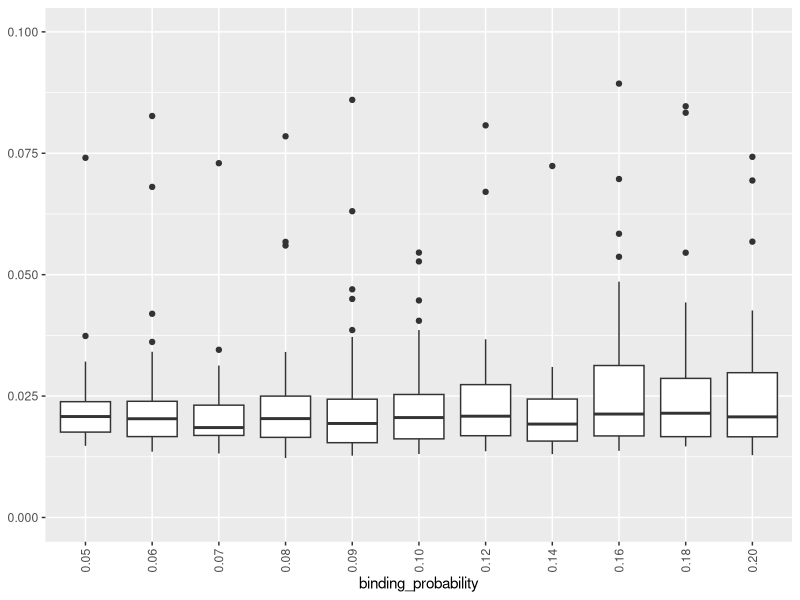
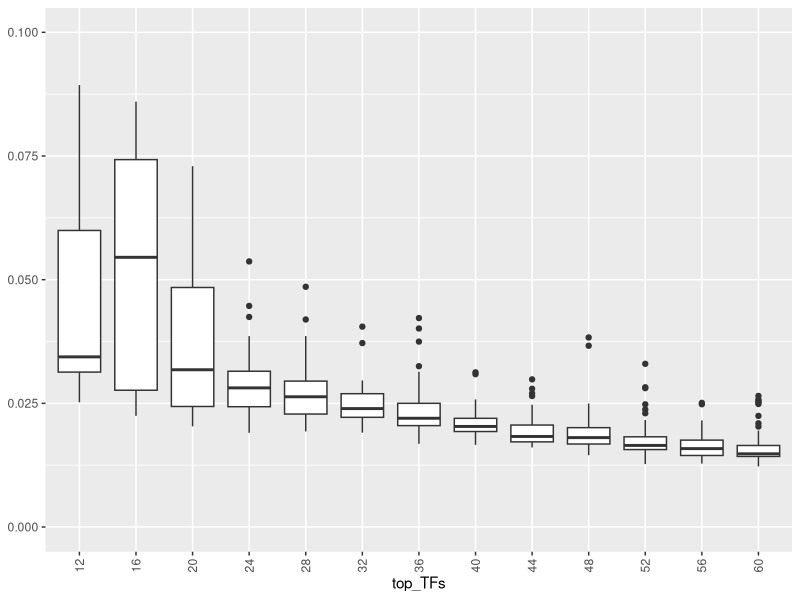
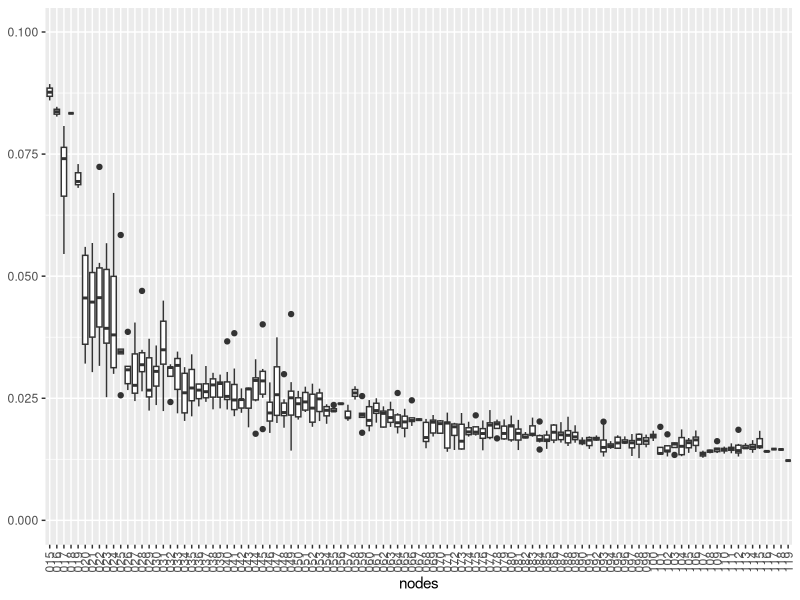
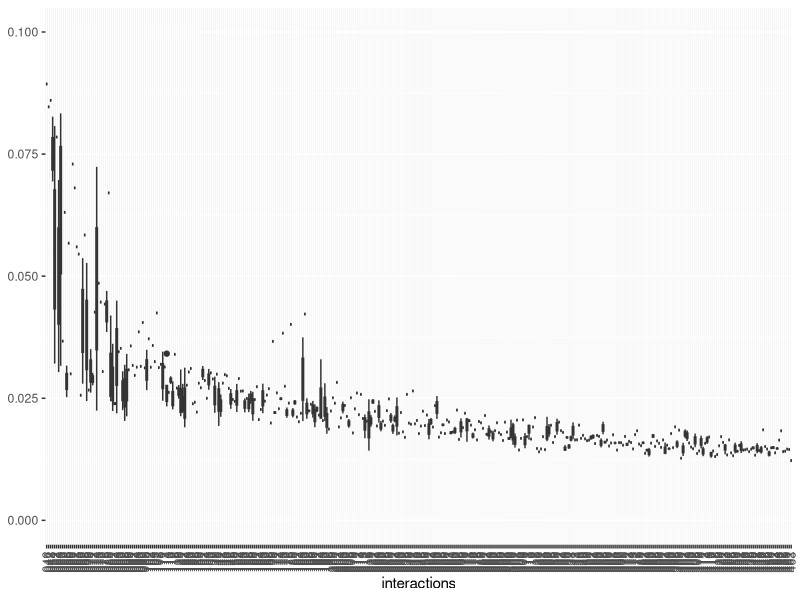
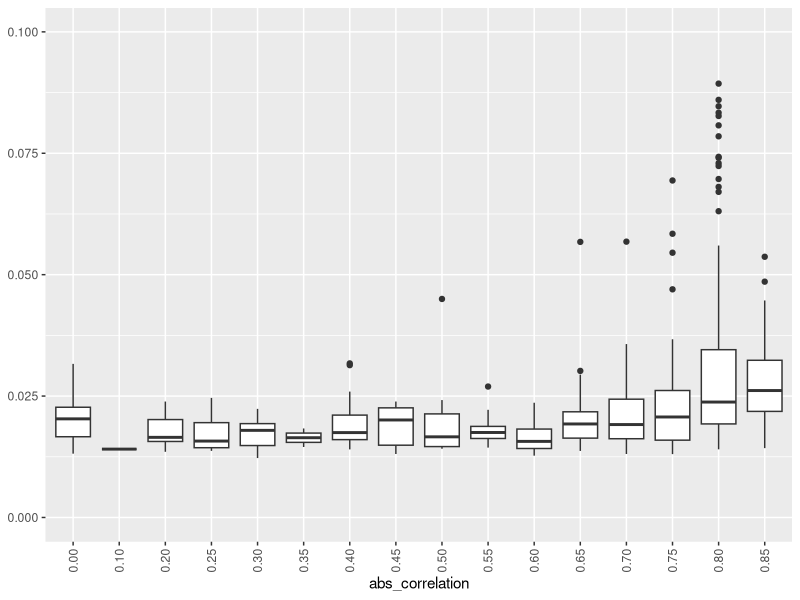
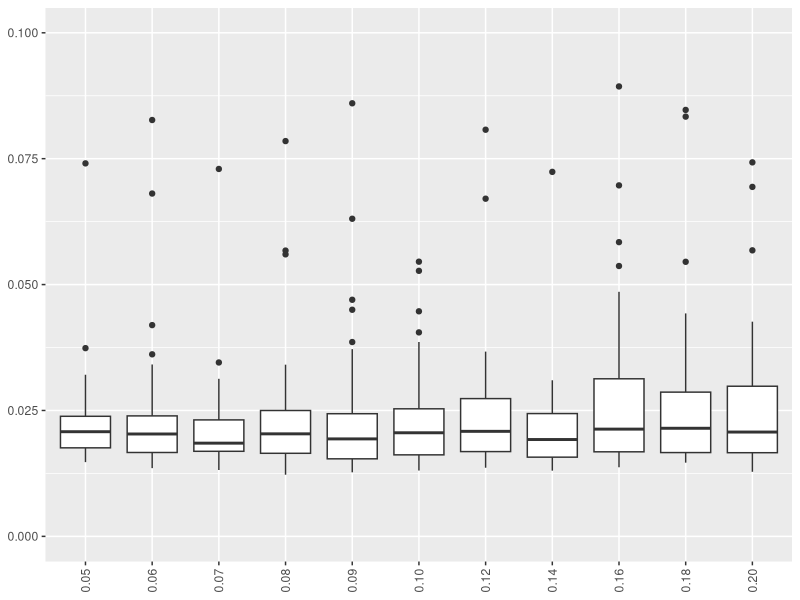
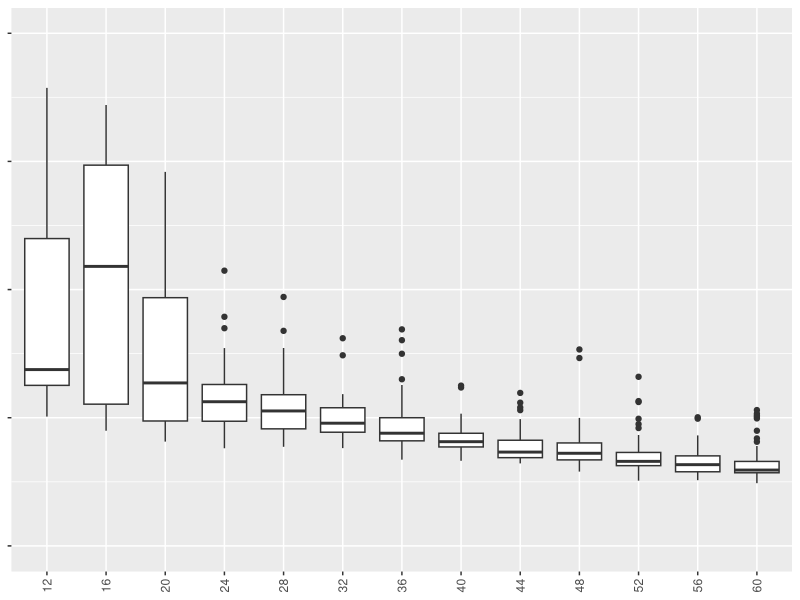
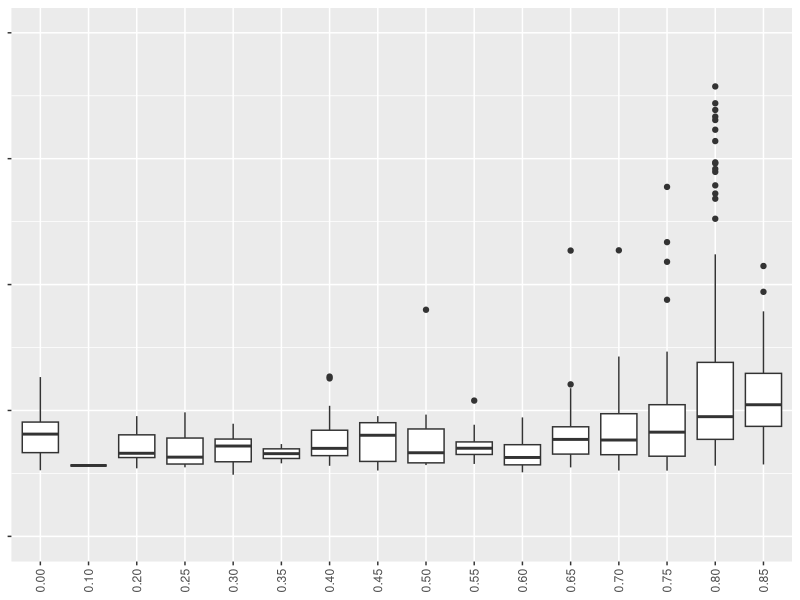

Reproduce these figures in R, in order.
#!/usr/bin/env Rscript
remove(list = ls()) 

MINIMUM.CIRCUIT.SIZE <- 15

# Resources: 
# 1. http://r-statistics.co/Linear-Regression.html 
circuit_metrics.sim <- read.csv(file = '../results/summary.circuits.sim.sortedByAcc_flex.csv', row.names = 1)
circuit_metrics.sim <- circuit_metrics.sim[circuit_metrics.sim$Nodes>=MINIMUM.CIRCUIT.SIZE, ]

figdir <- './figs.flexibility/'
dir.create(figdir)
fname_fig <- paste0(figdir, 'networksize-vs-flexibility.pdf')
pdf(file=fname_fig, width=6, height=8, paper = "special", onefile = TRUE) 
par(mfrow=c(3,1))
par(mar=c(5.0, 5.5, 1.5, 2)) # bottom, left, top, right
plot(circuit_metrics.sim$Nodes, circuit_metrics.sim$flexibility, 
     xlab='Nodes', ylab='')

plot(circuit_metrics.sim$Interactions, circuit_metrics.sim$flexibility, 
     xlab='Interactions', ylab='')

plot(circuit_metrics.sim$PosInt, circuit_metrics.sim$flexibility, 
     xlab='Positive Interactions', ylab='')

dev.off()

class(circuit_metrics.sim$TopTFs)

# Bar plot
#---------
data.bp <- cbind(rownames(circuit_metrics.sim),
                 circuit_metrics.sim$FeatureRatio,  
                 circuit_metrics.sim$TopTFs, 
                 circuit_metrics.sim$AbsCor, 
                 circuit_metrics.sim$Nodes,
                 circuit_metrics.sim$Interactions,
                 circuit_metrics.sim$flexibility) 

colnames(data.bp) <- c('circuit_idx', 'binding_probability', 'top_TFs', 'abs_correlation',
                        'nodes', 'interactions' ,'flexibility') 
data.bp <- as.data.frame(data.bp)
data.bp$binding_probability <- sprintf("%03.2f",as.numeric(data.bp$binding_probability)) 
data.bp$binding_probability <- as.factor(data.bp$binding_probability) 

data.bp$top_TFs <- sprintf("%02d", as.integer(data.bp$top_TFs)) # padd a zero for 4 and 8
data.bp$top_TFs <- as.factor(data.bp$top_TFs)

data.bp$abs_correlation <- sprintf("%03.2f",as.numeric(data.bp$abs_correlation)) 
data.bp$abs_correlation <- as.factor(data.bp$abs_correlation) 

data.bp$nodes <- sprintf("%03d", as.integer(data.bp$nodes))
data.bp$nodes <- as.factor(data.bp$nodes)

data.bp$interactions <- sprintf("%03d", as.integer(data.bp$interactions))
data.bp$interactions <- as.factor(data.bp$interactions)

data.bp$flexibility <- as.numeric(data.bp$flexibility)


library(reshape2)
data_long <- melt(data.bp, id.vars = c('circuit_idx','binding_probability', 
                                       'top_TFs', 'nodes', 'interactions', 
                                       'abs_correlation')) 
colnames(data_long)

HEIGHT <- 8
YLIMIT <- c(0, 0.10)

library(ggplot2) 
p.bp <- ggplot(data_long, aes(x=binding_probability, y=value)) +
        geom_boxplot() + 
        ylim(YLIMIT) + 
        theme(axis.title.y=element_blank(), 
              axis.text.x = element_text(angle = 90, vjust=0.5))

p.bp 

figname <- paste(figdir, 'binding.prob_vs_flexibility.pdf', sep = '')
ggsave(filename =  figname, width = 8, height = HEIGHT) 
p.topTFs <- ggplot(data_long, aes(x=top_TFs, y=value)) +
            geom_boxplot() + 
            ylim(YLIMIT) + 
            theme(axis.title.y=element_blank(), 
                  axis.text.x = element_text(angle = 90, vjust=0.5))
p.topTFs
figname <- paste(figdir, 'topTFs_vs_flexibility.pdf', sep = '')
ggsave(filename =  figname, width = 8, height = HEIGHT) 


p.nodes <- ggplot(data_long, aes(x=nodes, y=value)) +
           geom_boxplot() + 
           ylim(YLIMIT) + 
           theme(axis.title.y=element_blank(), 
                 axis.text.x = element_text(angle = 90, vjust=0.5))
p.nodes

figname <- paste(figdir, 'nodes_vs_flexibility.pdf', sep = '')
ggsave(filename =  figname, width = 14, height = HEIGHT) 



p.interactions <- ggplot(data_long, aes(x=interactions, y=value)) +
  geom_boxplot() + 
  ylim(YLIMIT) + 
  theme(axis.title.y=element_blank(), 
        axis.text.x = element_text(angle = 90, vjust=0.5))
p.interactions

figname <- paste(figdir, 'interactions_vs_flexibility.pdf', sep = '')
ggsave(filename =  figname, width = 24, height = HEIGHT) 


p.absCorr <- ggplot(data_long, aes(x=abs_correlation, y=value)) +
            geom_boxplot() + 
            ylim(YLIMIT) +
            theme(axis.title.y=element_blank(), 
                  axis.text.x = element_text(angle = 90, vjust=0.5)) 
p.absCorr
figname <- paste(figdir, 'absCorr_vs_flexibility.pdf', sep = '')
ggsave(filename =  figname, width = 8, height = HEIGHT) 


# remove y axis lable
#--------------------
p.bp <- p.bp + theme(axis.title.x=element_blank())
p.bp
p.topTFs <-  p.topTFs  + theme(axis.title.x=element_blank()) + theme(axis.text.y=element_blank()) 
p.topTFs
p.absCorr <- p.absCorr + theme(axis.title.x=element_blank()) + theme(axis.text.y=element_blank()) 
p.absCorr

library(gridExtra)
plots <- grid.arrange(p.bp, p.topTFs, p.absCorr, ncol=3)

WIDTH <- 9
HEIGHT <- 3
figname <- paste(figdir, 'parameters_vs_flexibility-', WIDTH,'x', HEIGHT,'.pdf', sep = '')
ggsave(filename =  figname, width=WIDTH, height = HEIGHT, plots) 

WIDTH <- 9
HEIGHT <- 4
figname <- paste(figdir, 'parameters_vs_flexibility-', WIDTH,'x', HEIGHT,'.pdf', sep = '')
ggsave(filename =  figname, width=WIDTH, height = HEIGHT, plots) 

WIDTH <- 12
HEIGHT <- 4
figname <- paste(figdir, 'parameters_vs_flexibility-', WIDTH,'x', HEIGHT,'.pdf', sep = '')
ggsave(filename =  figname, width=WIDTH, height = HEIGHT, plots) 
